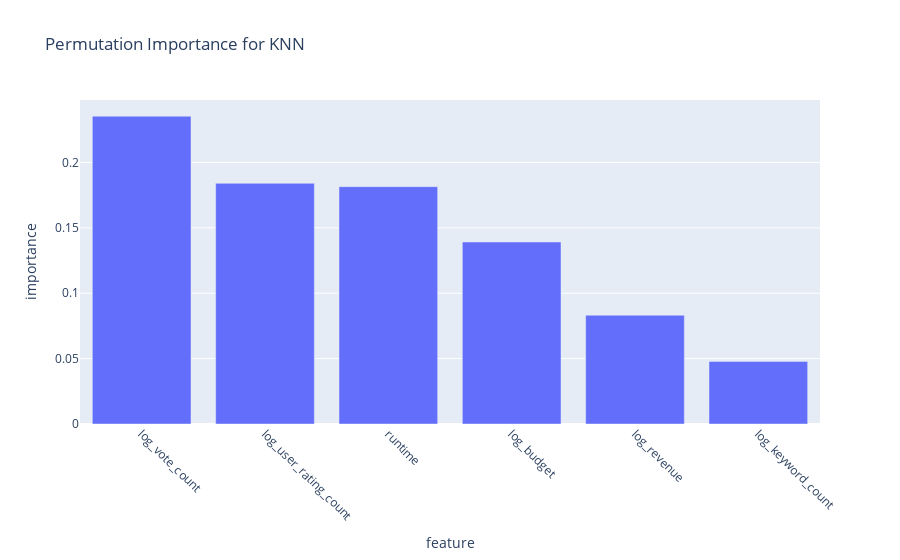

Notebook code for this chart:
### Code cell
r = permutation_importance(
    knn, X_valid_scaled, y_valid,
    n_repeats=10, random_state=3001
)

importance_df = pd.DataFrame({
    'feature': X_train.columns,
    'importance': r.importances_mean
}).sort_values('importance', ascending=False)



fig_imp = px.bar(
    importance_df,
    x='feature',
    y='importance',
    title='Permutation Importance for KNN'
)
fig_imp.update_layout(xaxis_tickangle=45)
fig_imp.show()

### Figure 1 — Plotly figure (JSON) as saved in the notebook; plotly's stock layout.template omitted (floating-point values rounded to 4 significant figures)
{"data": [{"hovertemplate": "feature=%{x}<br>importance=%{y}<extra></extra>", "legendgroup": "", "marker": {"color": "#636efa", "pattern": {"shape": ""}}, "name": "", "orientation": "v", "showlegend": false, "textposition": "auto", "type": "bar", "x": ["log_vote_count", "log_user_rating_count", "runtime", "log_budget", "log_revenue", "log_keyword_count"], "xaxis": "x", "y": [0.2354, 0.1841, 0.1815, 0.1392, 0.08315, 0.04788], "yaxis": "y"}], "layout": {"barmode": "relative", "legend": {"tracegroupgap": 0}, "title": {"text": "Permutation Importance for KNN"}, "xaxis": {"anchor": "y", "domain": [0, 1], "tickangle": 45, "title": {"text": "feature"}}, "yaxis": {"anchor": "x", "domain": [0, 1], "title": {"text": "importance"}}}}
